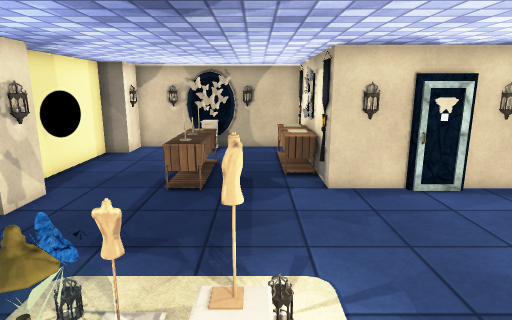
view 1 (above)

14 first-person views from a walk through a scene from a Unity 3-D project. The camera is 1.5 m above the floor, tilts 12° down and sees 75° across. The floor is counted in squares, 0.5 m on a side. Each view is taken from the middle of a square. On the plan, view 1 faces up. The plan holds only what a view shows up to about 20 squares ahead; the rest is blank. The place goes on beyond the plan. Some animated figures are not drawn. Some surface patterns are stand-ins.

view 2
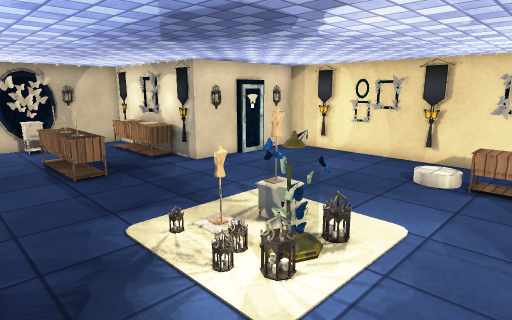

view 3
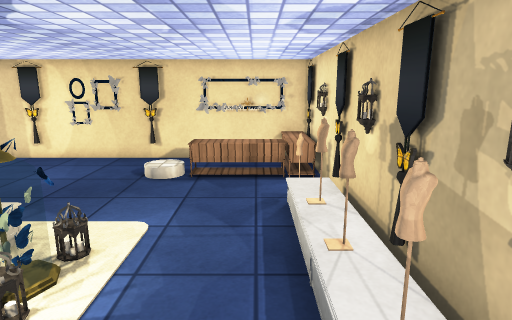

view 4
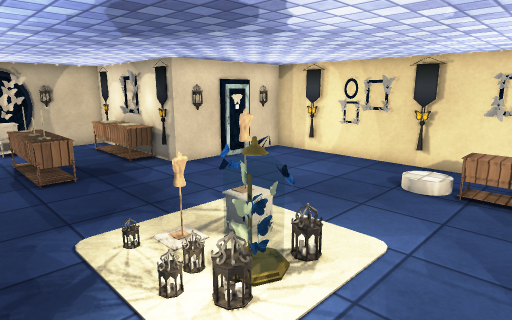

view 5
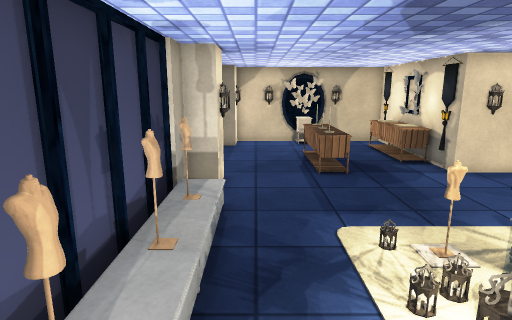

view 6
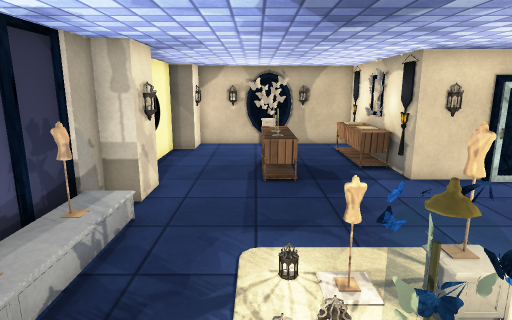

view 7
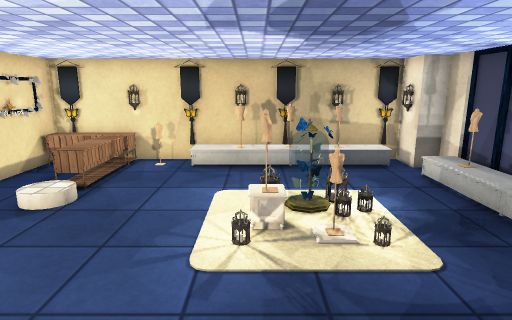

view 8
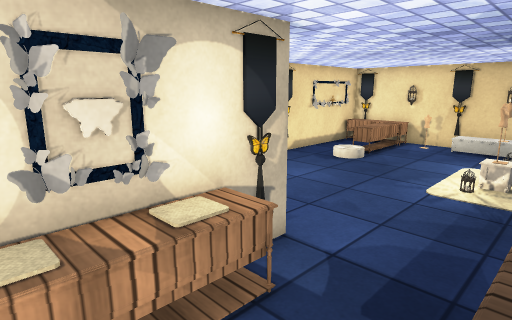

view 9
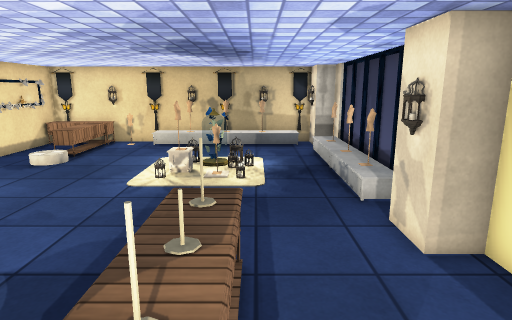

view 10
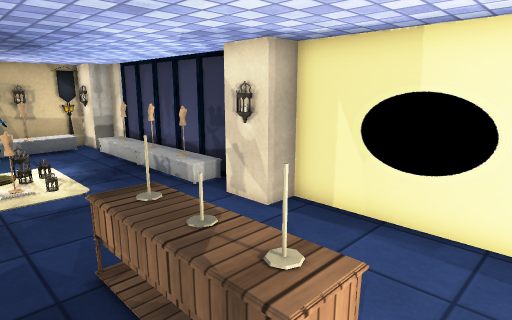

view 11
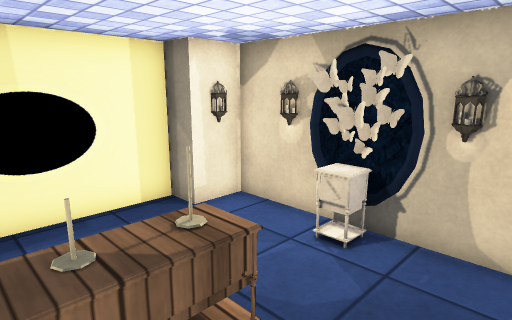

view 12
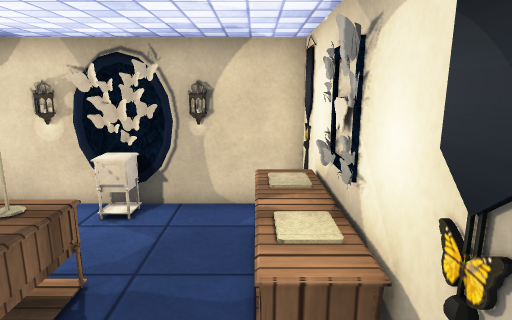

view 13
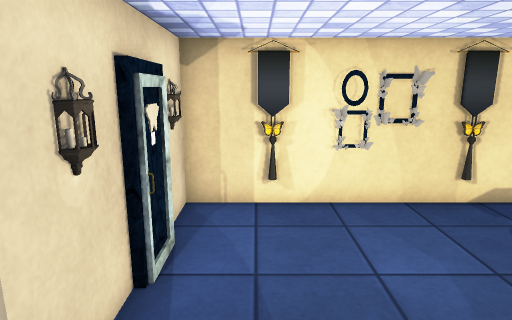

view 14
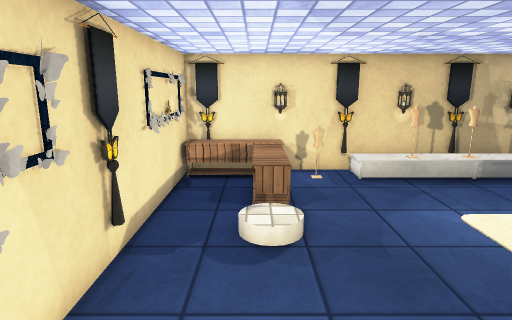

### Floor plan
Key: @ floor where view 1 was taken; # wall or solid block; . floor; / step, stairs or slope; T table; C carpet; O other object.
Columns run from 7 left of view 1 to 9 right of it. Each row starts with its distance up from view 1.
 18  ########
 17  ####O####
 16 ##...O..T#
 15 #.......CC
 14 #....T..CC
 13 #...TT..CC
 12 #...TT..CC
 11 #...TT...#
 10 #...TT...########
  9 ##..............#
  8 ##..............#
  7 #...............#
  6 #O.............##
  5 #O.............##
  4 #O...C.C.......##
  3 #O...CCC.......##
  2 #O...CC.....//.##
  1 #O...CCC....//..#
  0 #O.....@....TT.##
 -1 #O..........TT.##
 -2 #...........TT.##
 -3 ##OOOOOOOO.OTTTT#
 -4  ############TTT#

Positions as (right, up) in squares from view 1, and headings:
1: (0, 0), facing up
2: (-6, -2), facing up-right
3: (-6, -2), facing right
4: (-5, -2), facing up-right
5: (-5, -2), facing up
6: (-3, -1), facing up
7: (0, 10), facing down
8: (-2, 15), facing down-right
9: (-3, 15), facing down
10: (0, 15), facing down-left
11: (1, 11), facing up-left
12: (1, 9), facing up
13: (0, 8), facing right
14: (6, 8), facing down
